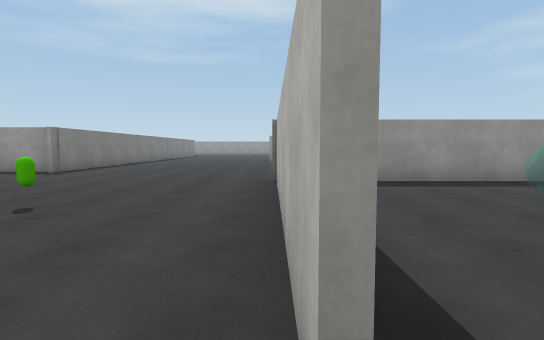
view 1 (above)

17 first-person views from a walk through a scene from a Unity 3-D project. The camera is 1.4 m above the floor, tilts 4° down and sees 80° across. The floor is counted in squares, 2 m on a side. Each view is taken from the middle of a square. On the plan, view 1 faces up. The plan holds only what a view shows up to about 10 squares ahead; the rest is blank. The place goes on beyond the plan. The player character is not drawn. Some animated figures are not drawn. Surface patterns are stand-ins for the level's own textures.

view 2
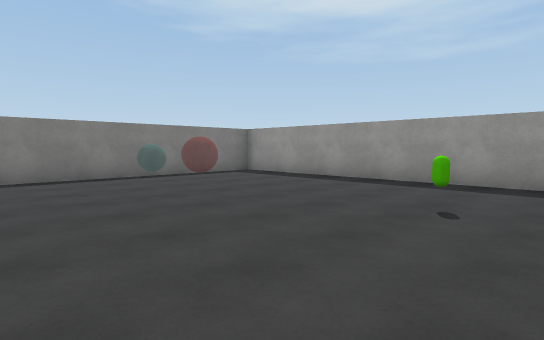

view 3
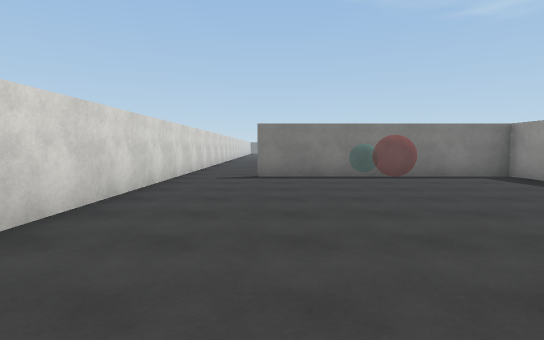

view 4
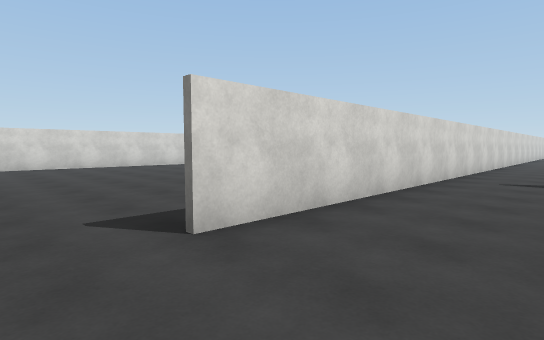

view 5
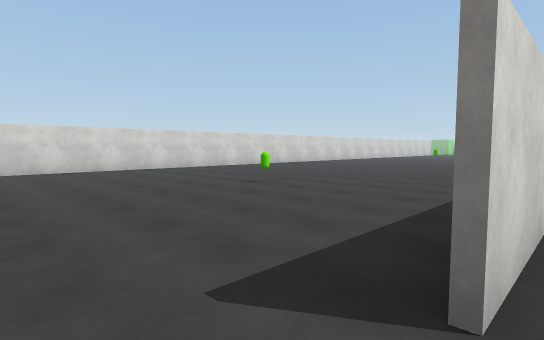

view 6
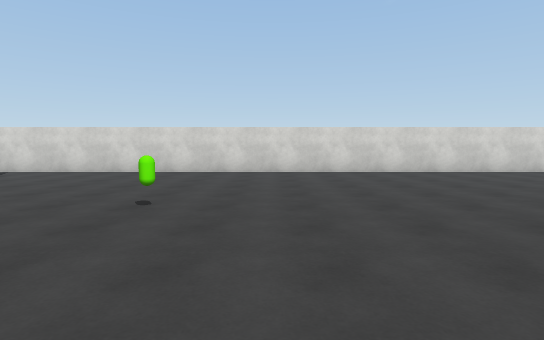

view 7
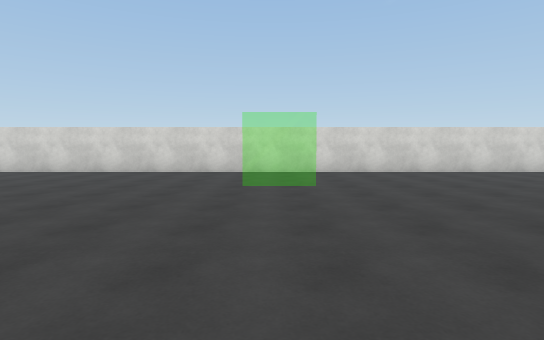

view 8
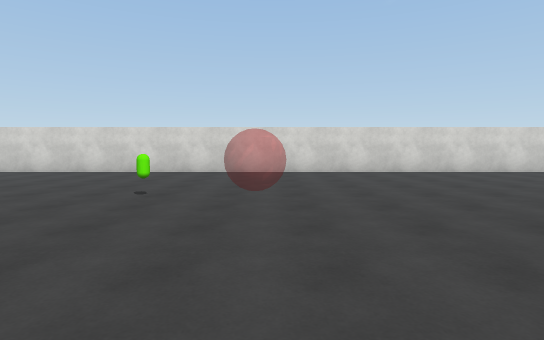

view 9
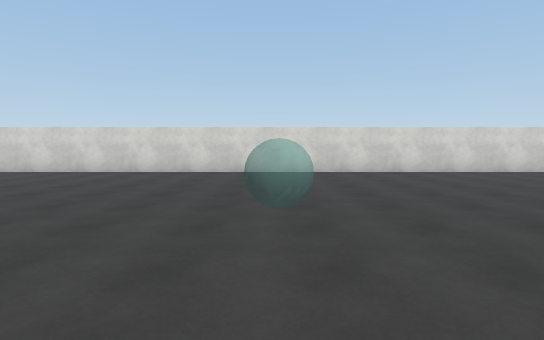

view 10
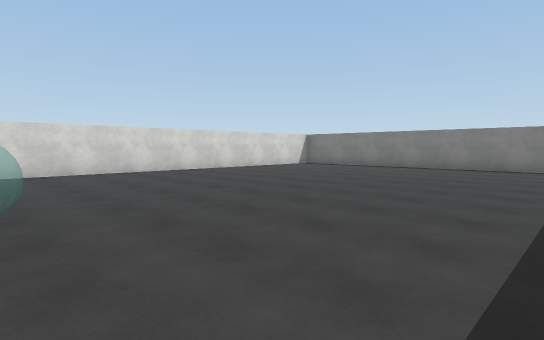

view 11
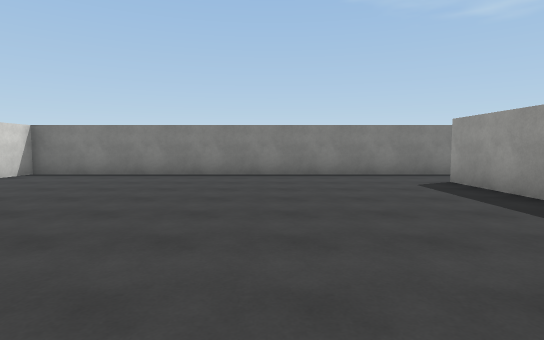

view 12
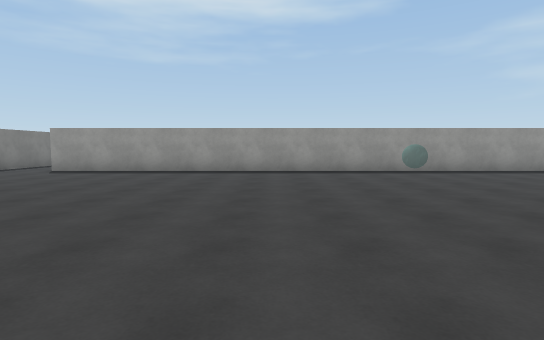

view 13
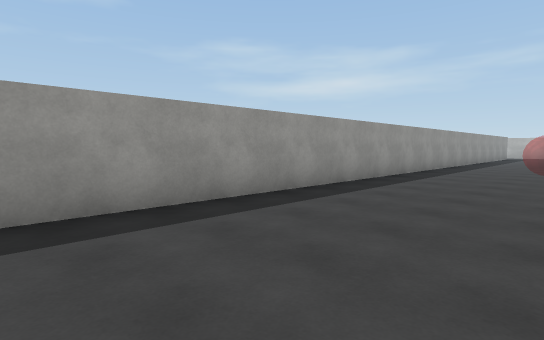

view 14
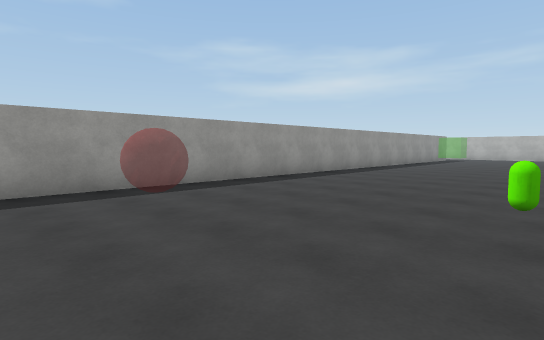

view 15
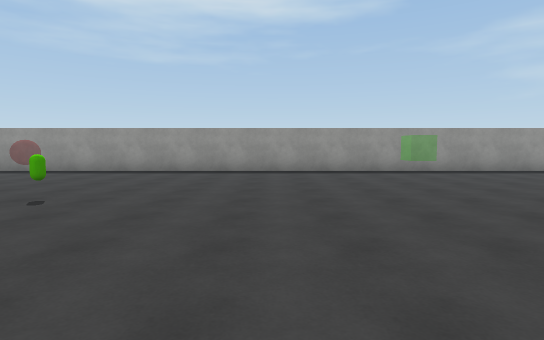

view 16
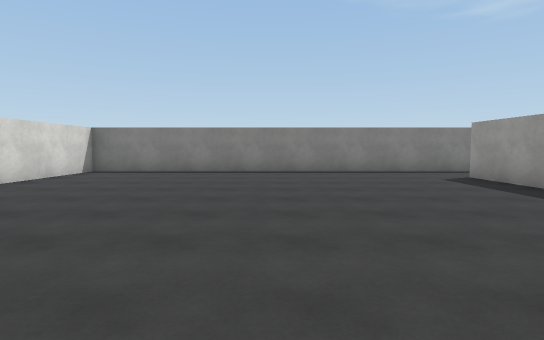

view 17
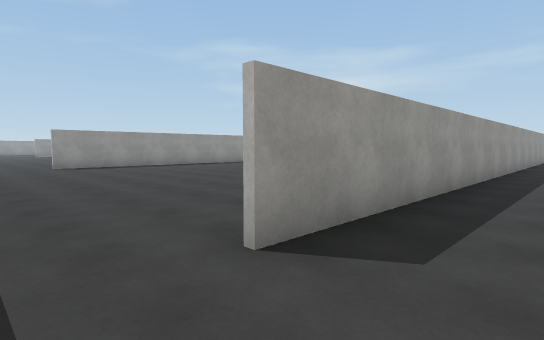

### Floor plan
Points are (right, up) in squares from view 1. A wall is a line through its corners. A room is listed if a view was taken in it or the views show most of it. See-through windows are left out.
Room 1 (views 1, 2, 3, 4)
walls: (7.5, 6.7) (0.2, 6.7) (0.2, 0.6); (-0.5, -1.3) (6.7, -1.3)
ways out: opening at (7.5, -1) to room 2; opening at (0, 0)
objects: green capsule (7, 4)
Room 2 (views 5, 6, 7, 8, 9, 10, 11, 12, 13, 14, 15, 16, 17)
walls: (2.1, -1.4) (-26.6, -1.4); (-28.4, -0.2) (-28.4, -11.2) (8.5, -11.2)
ways out: opening at (7.5, -1) to room 1; opening at (-27.5, -1)
objects: green capsule (-9, -7); green capsule (3, -6)

Positions as (right, up) in squares from view 1, and headings:
1: (0, 0), facing up
2: (8, 0), facing up-left
3: (8, 1), facing left
4: (8, 1), facing down-left
5: (8, -1), facing down-left
6: (2, -2), facing down
7: (-3, -2), facing down
8: (-11, -2), facing down
9: (-17, -2), facing down
10: (-17, -2), facing down-left
11: (-20, -5), facing left
12: (-20, -11), facing up
13: (-16, -5), facing up-right
14: (-12, -7), facing up-right
15: (-6, -11), facing up
16: (-19, -6), facing left
17: (-28, -3), facing up-right
